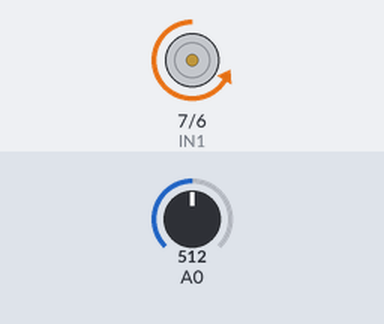
Bench run of a sketch on a simulated Arduino Uno, built with avr-gcc and run on an emulated ATmega328P. Parts: motor-driver pin pairs drawn as motors (green arrow = first pin HIGH = forward, orange = second pin HIGH = backward, longer = more drive, scaled by the enable pin). Inputs (shaded band) come from the test bench; at power-on: A0 = 512. What the sketch prints to the serial monitor is not drawn.

Above: at 2.5 s.
At 5.5 s:
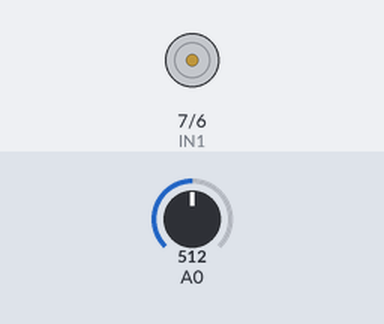
At 8.5 s:
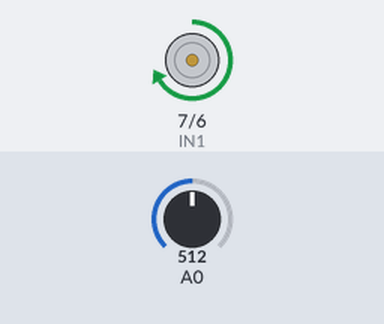
Timing chart, 0 to 15.6 s (numbered marks = the images above):
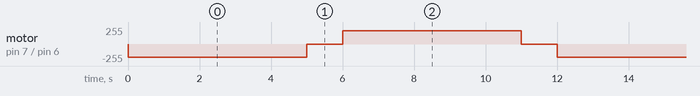

The sketch:

motorTest.ino
```cpp
//motor drive pins
int ENA=9;
int IN1=7;
int IN2=6;

int now=1;
int before=1;
int amps=1;

void setup() {
 //TCCR1B = TCCR1B & B11111000 | B00000001; // Set PWM frequency for D9 & D10:  pinMode(pwmPin9, OUTPUT); // Sets the pin as output

 pinMode(ENA,OUTPUT);
 pinMode(IN1,OUTPUT);
 pinMode(IN2,OUTPUT);
 pinMode(A0,INPUT);

  // Open serial communications and wait for port to open:
  Serial.begin(115200);
  while (!Serial) {
  ; // wait for serial port to connect. Needed for native USB port only
}
}

void goUp(int spd, int x)
{


 digitalWrite(IN1,LOW);// rotate forward
 digitalWrite(IN2,HIGH);
 analogWrite(ENA, spd);// motor speed
 //Serial.println("up");
  before =millis();
 now=millis();
 while (now - before < x){
  now=millis();
  amps=analogRead(A0);
  Serial.println(amps);
 }
 analogWrite(ENA, 0);

 }

void goDown(int spd, int x)
{


 digitalWrite(IN1,HIGH);// rotate forward
 digitalWrite(IN2,LOW);
 analogWrite(ENA, spd);// motor speed
 //Serial.println("down");
 before =millis();
 now=millis();
 while (now - before < x){
  now=millis();
  amps=analogRead(A0);
  Serial.println(amps);
 }
 analogWrite(ENA, 0);

 }


void loop() {
  goUp(200,5000);
  delay(1000);
  goDown(200,5000);
  delay(1000);

}
```

Measured:
- by itself, motor on pin 7 (IN1) / pin 6 (IN2): repeats every 12.0 s: stopped 1.0 s, forward 200/255 5.0 s, stopped 1.0 s, backward 200/255 5.0 s
